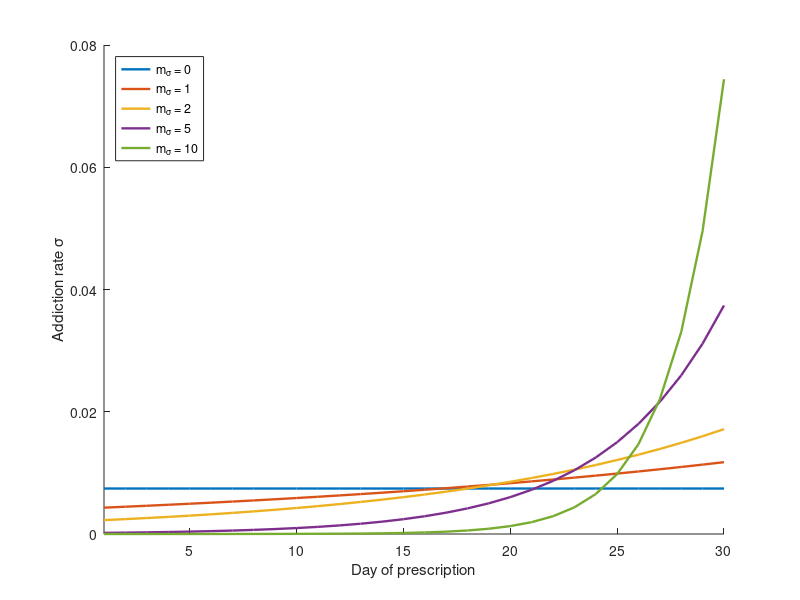

The MATLAB source for this figure:
clear; close all;
k = 30;
sigma_avg = 0.00744;
multipliers = [0 1 2 5 10];

figure;
hold on;
for m = multipliers
    if m == 0
        sigma = sigma_avg * ones(1,k);
    else
        ratio = fzero(@(r) (r^(k-1)-1)/mean(r.^(0:k-1)) - m, [1+1e-8 2]);
        sigma = sigma_avg * ratio.^(0:k-1) / mean(ratio.^(0:k-1));
    end
    plot(1:k,sigma,'LineWidth',1.7,'DisplayName',sprintf('m_\\sigma = %g',m));
end
xlabel('Day of prescription');
ylabel('Addiction rate \sigma');
legend('Location','northwest');
xlim([1 k]);
